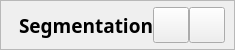
       <widget class="QFrame" name="frame_header">
        <property name="sizePolicy">
         <sizepolicy hsizetype="Preferred" vsizetype="Preferred">
          <horstretch>0</horstretch>
          <verstretch>0</verstretch>
         </sizepolicy>
        </property>
        <property name="minimumSize">
         <size>
          <width>0</width>
          <height>50</height>
         </size>
        </property>
        <property name="maximumSize">
         <size>
          <width>16777215</width>
          <height>50</height>
         </size>
        </property>
        <property name="font">
         <font>
          <pointsize>10</pointsize>
         </font>
        </property>
        <property name="styleSheet">
         <string notr="true">#frame_header {
border-top:1px solid #DFE5EF;
border-bottom:1px solid #DFE5EF;
border-top-left-radius: 5px;
border-top-right-radius: 5px;
border-bottom-right-radius: 0px;
border-bottom-left-radius: 0px;
} </string>
        </property>
        <property name="frameShape">
         <enum>QFrame::StyledPanel</enum>
        </property>
        <property name="frameShadow">
         <enum>QFrame::Raised</enum>
        </property>
        <layout class="QHBoxLayout" name="horizontalLayout_7">
         <property name="spacing">
          <number>0</number>
         </property>
         <property name="leftMargin">
          <number>18</number>
         </property>
         <property name="topMargin">
          <number>0</number>
         </property>
         <property name="rightMargin">
          <number>9</number>
         </property>
         <property name="bottomMargin">
          <number>0</number>
         </property>
         <item>
          <widget class="QLabel" name="label_title">
           <property name="sizePolicy">
            <sizepolicy hsizetype="Preferred" vsizetype="Preferred">
             <horstretch>0</horstretch>
             <verstretch>0</verstretch>
            </sizepolicy>
           </property>
           <property name="font">
            <font>
             <family>HarmonyOS Sans SC</family>
             <pointsize>14</pointsize>
             <weight>75</weight>
             <bold>true</bold>
            </font>
           </property>
           <property name="text">
            <string notr="true">Segmentation</string>
           </property>
          </widget>
         </item>
         <item>
          <widget class="QPushButton" name="hide_button">
           <property name="sizePolicy">
            <sizepolicy hsizetype="Preferred" vsizetype="Preferred">
             <horstretch>0</horstretch>
             <verstretch>0</verstretch>
            </sizepolicy>
           </property>
           <property name="minimumSize">
            <size>
             <width>36</width>
             <height>0</height>
            </size>
           </property>
           <property name="maximumSize">
            <size>
             <width>36</width>
             <height>36</height>
            </size>
           </property>
           <property name="font">
            <font>
             <pointsize>10</pointsize>
            </font>
           </property>
           <property name="styleSheet">
            <string notr="true">QPushButton{
}
QPushButton:hover{
	background-color: #dddddd;
};</string>
           </property>
           <property name="text">
            <string/>
           </property>
           <property name="icon">
            <iconset resource="../../../uicommponet/image.qrc">
             <normaloff>:/icon/image/new_minimize.svg</normaloff>:/icon/image/new_minimize.svg</iconset>
           </property>
          </widget>
         </item>
         <item>
          <widget class="QPushButton" name="close_button">
           <property name="sizePolicy">
            <sizepolicy hsizetype="Minimum" vsizetype="Minimum">
             <horstretch>0</horstretch>
             <verstretch>0</verstretch>
            </sizepolicy>
           </property>
           <property name="minimumSize">
            <size>
             <width>36</width>
             <height>0</height>
            </size>
           </property>
           <property name="maximumSize">
            <size>
             <width>36</width>
             <height>36</height>
            </size>
           </property>
           <property name="font">
            <font>
             <family>宋体</family>
             <pointsize>10</pointsize>
             <weight>50</weight>
             <bold>false</bold>
            </font>
           </property>
           <property name="styleSheet">
            <string notr="true">QPushButton{
}
QPushButton:hover{
	background-color: #dddddd;
};</string>
           </property>
           <property name="text">
            <string/>
           </property>
           <property name="icon">
            <iconset resource="../../../uicommponet/image.qrc">
             <normaloff>:/icon/image/new_close.svg</normaloff>:/icon/image/new_close.svg</iconset>
           </property>
           <property name="iconSize">
            <size>
             <width>16</width>
             <height>16</height>
            </size>
           </property>
          </widget>
         </item>
        </layout>
       </widget>
